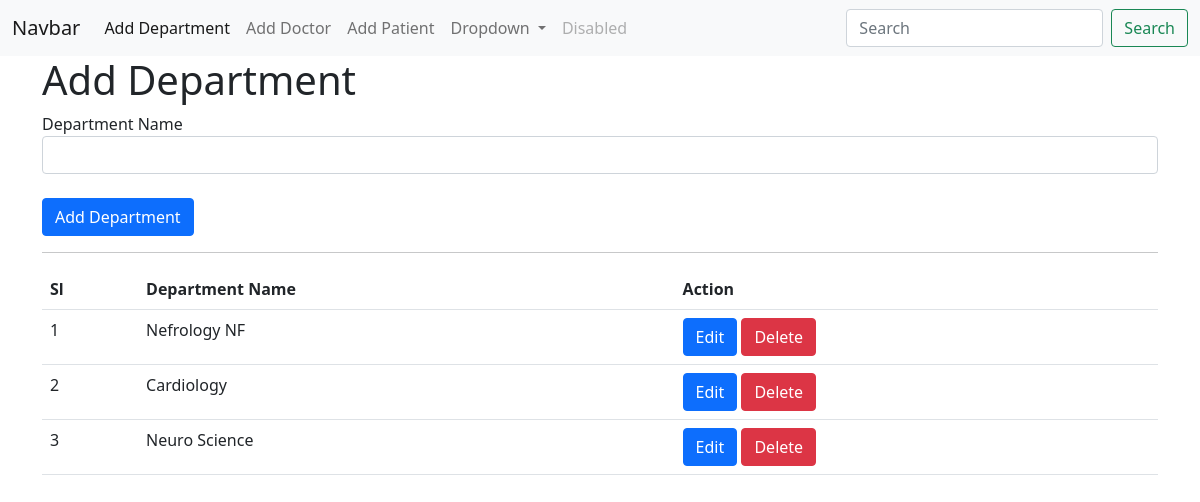
Page /addDepartment/ on the committed database.
### hospitalManagementApp/models.py (models this page shows, shortened)
class DepartmentModel(models.Model):
    name = models.CharField(max_length=250, null=True)

### hospitalManagementApp/views.py (the view)
# urls.py: path('addDepartment/', addDepartmentPage, name='addDepartment'),
def addDepartmentPage(request):
    if request.method == "POST":
        name = request.POST.get("dept_name")
        DepartmentModel.objects.create(
            name = name
        )
        messages.success(request, "Department Successfully Added")
    dept_data = DepartmentModel.objects.all()
    context = {
        'dept_data':dept_data
    }
    return render(request, 'pages/addDepartment.html',context)

### hospitalManagementApp/templates/pages/addDepartment.html (shortened to what this page needs)
{% extends 'base/base.html' %}
{% block body %}
<h1>Add Department</h1>
<form action="" method="post">
    <label for="">Department Name</label><br>
    <input type="text" name="dept_name" class="form-control"><br>
    <input type="submit" value="Add Department" class="btn btn-primary">
</form>
<hr>
<table class="table ">
    <tr>
        <th>Sl</th>
        <th>Department Name</th>
        <th>Action</th>
    </tr>
    {% for d in dept_data %}
    <tr>
        <td>{{forloop.counter}}</td>
        <td>{{d.name}}</td>
        <td>
            <a href="{% url 'edit_Dept' d.id %}" class="btn btn-primary">Edit</a>
            <a href="" class="btn btn-danger">Delete</a>
        </td>
    </tr>
    {% endfor %}
</table>
{% endblock body %}

### rows in the picture
DepartmentModel: name "Nefrology NF"
DepartmentModel: name "Cardiology"
DepartmentModel: name "Neuro Science"
